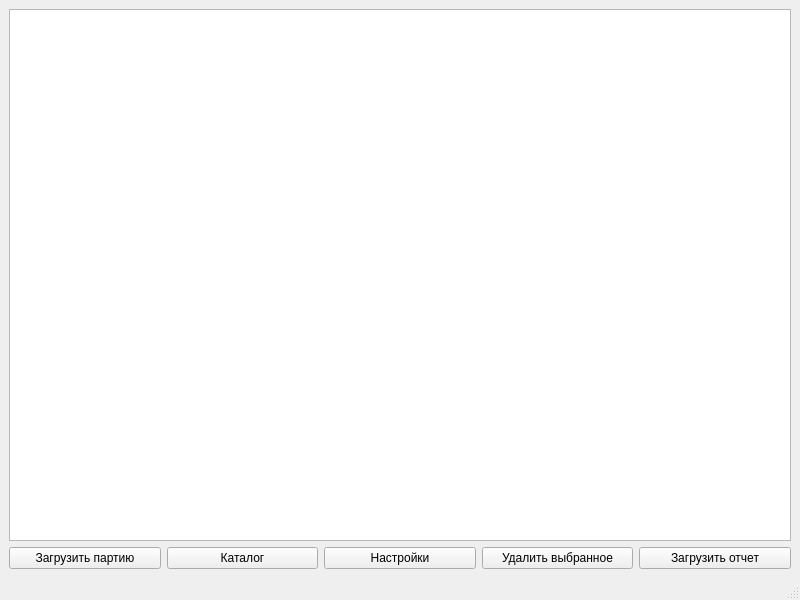
<?xml version="1.0" encoding="UTF-8"?>
<ui version="4.0">
 <class>MainWindow</class>
 <widget class="QMainWindow" name="MainWindow">
  <property name="geometry">
   <rect>
    <x>0</x>
    <y>0</y>
    <width>800</width>
    <height>600</height>
   </rect>
  </property>
  <property name="windowTitle">
   <string>Dish Expiry Tracker</string>
  </property>
  <widget class="QWidget" name="centralwidget">
   <layout class="QVBoxLayout" name="verticalLayout">
    <item>
     <widget class="QTableWidget" name="tableWidget">
      <property name="alternatingRowColors">
       <bool>true</bool>
      </property>
      <property name="selectionMode">
       <enum>QAbstractItemView::SelectionMode::SingleSelection</enum>
      </property>
      <property name="selectionBehavior">
       <enum>QAbstractItemView::SelectionBehavior::SelectRows</enum>
      </property>
     </widget>
    </item>
    <item>
     <layout class="QHBoxLayout" name="horizontalLayout">
      <item>
       <widget class="QPushButton" name="loadBatchButton">
        <property name="text">
         <string>Загрузить партию</string>
        </property>
       </widget>
      </item>
      <item>
       <widget class="QPushButton" name="viewDatabaseButton">
        <property name="text">
         <string>Каталог</string>
        </property>
       </widget>
      </item>
      <item>
       <widget class="QPushButton" name="settingsButton">
        <property name="text">
         <string>Настройки</string>
        </property>
       </widget>
      </item>
      <item>
       <widget class="QPushButton" name="deleteSelectedButton">
        <property name="text">
         <string>Удалить выбранное</string>
        </property>
       </widget>
      </item>
      <item>
       <widget class="QPushButton" name="loadReportButton">
        <property name="text">
         <string>Загрузить отчет</string>
        </property>
       </widget>
      </item>
     </layout>
    </item>
   </layout>
  </widget>
  <widget class="QMenuBar" name="menubar">
   <property name="geometry">
    <rect>
     <x>0</x>
     <y>0</y>
     <width>800</width>
     <height>25</height>
    </rect>
   </property>
  </widget>
  <widget class="QStatusBar" name="statusbar"/>
 </widget>
 <resources/>
 <connections/>
</ui>
